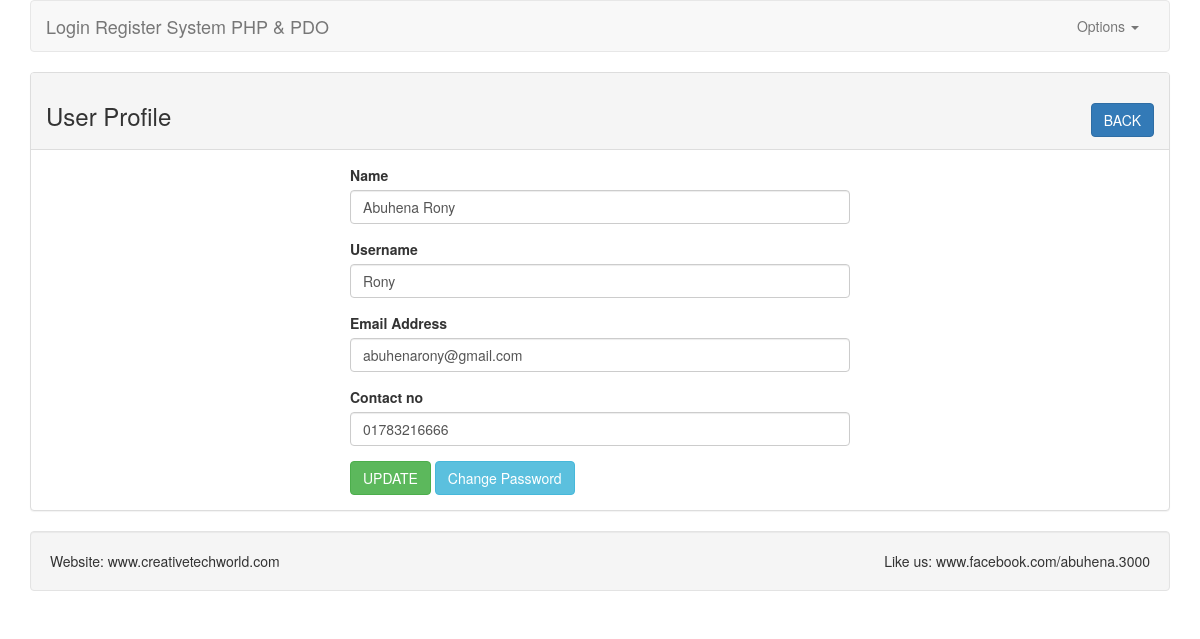
Page /profile.php?id=1 (signed in) on the committed database.
### tables this page shows
CREATE TABLE IF NOT EXISTS `tbl_users` (
  `id` int(11) NOT NULL AUTO_INCREMENT,
  `name` varchar(255) NOT NULL,
  `username` varchar(255) NOT NULL,
  `email` varchar(255) NOT NULL,
  `password` varchar(255) NOT NULL,
  `mobile` varchar(11) NOT NULL,
  `created_at` datetime NOT NULL DEFAULT CURRENT_TIMESTAMP,
  PRIMARY KEY (`id`)
);

### classes/User.php (called while the page is built, shortened)
<?php
include_once 'Session.php';
include 'Database.php';
class User{
    private $db;
    public function __construct()
    {
        $this->db = new Database();
    }
    public function getUserById($userid){
        $sql = "SELECT * FROM tbl_users WHERE id=:id LIMIT 1";
        $query= $this->db->pdo->prepare($sql);
        $query->bindValue(':id', $userid);
        $query->execute();
        $r = $query->fetch(PDO::FETCH_OBJ);
        return $r;
    }
}
?>

### classes/Database.php (called while the page is built)
<?php
class Database{
    private $dbhost = 'localhost';
    private $dbuser = 'root';
    private $dbpass = '';
    private $dbname = 'db_lr';
    public $pdo;
    public function __construct()
    {
        if (!isset($this->pdo)){
            try{
                $link = new PDO("mysql:host=".$this->dbhost.";dbname=".$this->dbname,$this->dbuser,$this->dbpass);
                $link->setAttribute(PDO::ATTR_ERRMODE,PDO::ERRMODE_EXCEPTION);
                $link->exec("SET CHARACTER SET utf8");
                $this->pdo = $link;
            }catch (PDOException $e){
                die("Failed to connect with database".$e->getMessage());
            }
        }
    }
}
?>

### classes/Session.php (called while the page is built, shortened)
<?php
class Session{
    public static function get($key){
        if (isset($_SESSION[$key]))
            return $_SESSION[$key];
        else
            return false;
    }
}
?>

### profile.php (the view, shortened to what this page needs)
<?php
    include 'classes/User.php';
    include 'inc/header.php';
?>
<?php
    if(isset($_GET['id'])){
        $userid = (int)$_GET['id'];
    }
    $user = new User();
    $userdata = $user->getUserById($userid);
?>
    <div class="panel panel-default">
        <div class="panel-heading">
            <h3>User Profile <span class="pull-right"><a class="btn btn-primary" href="index.php">BACK</a></span></h3>
        </div>
        <div class="panel-body">
            <div style="max-width: 500px;margin: 0 auto;">
<?php if($userdata){ ?>
                <form action="" method="post">
                    <div class="form-group">
                        <label for="name">Name</label>
                        <input type="text" id="name" name="name" class="form-control" value="<?php echo $userdata->name; ?>">
                    </div>
                    <div class="form-group">
                        <label for="username">Username</label>
                        <input type="text" id="username" name="username" class="form-control" value="<?php echo $userdata->username; ?>">
                    </div>
                    <div class="form-group">
                        <label for="email">Email Address</label>
                        <input type="text" id="email" name="email" class="form-control" value="<?php echo $userdata->email; ?>">
                    </div>
                    <div class="form-group">
                        <label for="mobile">Contact no</label>
                        <input type="text" name="mobile" id="mobile" class="form-control" value="<?php echo $userdata->mobile; ?>">
                    </div>
                    <?php
                        $sessId = Session::get("id");
                        if($sessId == $userid){
                    ?>
                    <button type="submit" name="update" class="btn btn-success">UPDATE</button>
                    <a class="btn btn-info" href="changepassword.php?id=<?php echo $userid; ?>">Change Password</a>
                    <?php } ?>
                </form>
<?php } ?>
            </div>
        </div>
    </div>
<?php include 'inc/footer.php'; ?>

### rows in the picture
tbl_users: name "Abuhena Rony", username "Rony", email "abuhenarony@gmail.com", mobile "01783216666"
